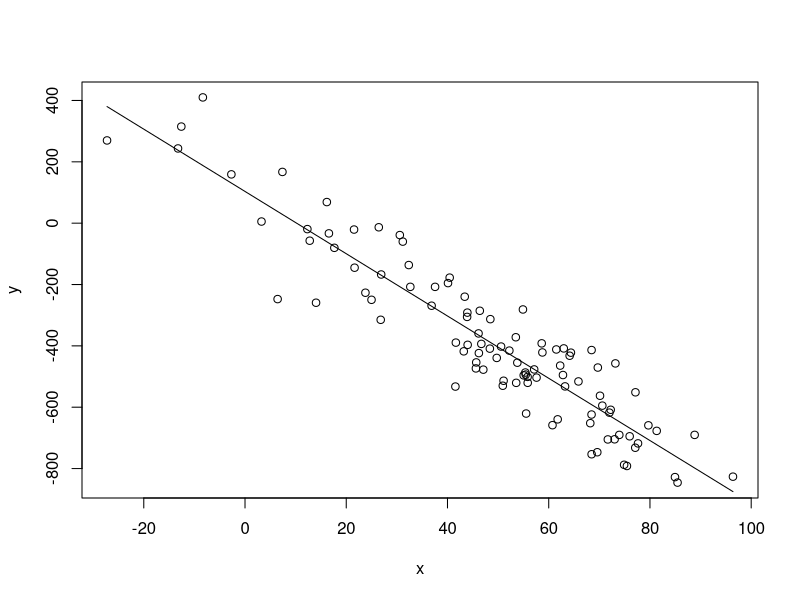
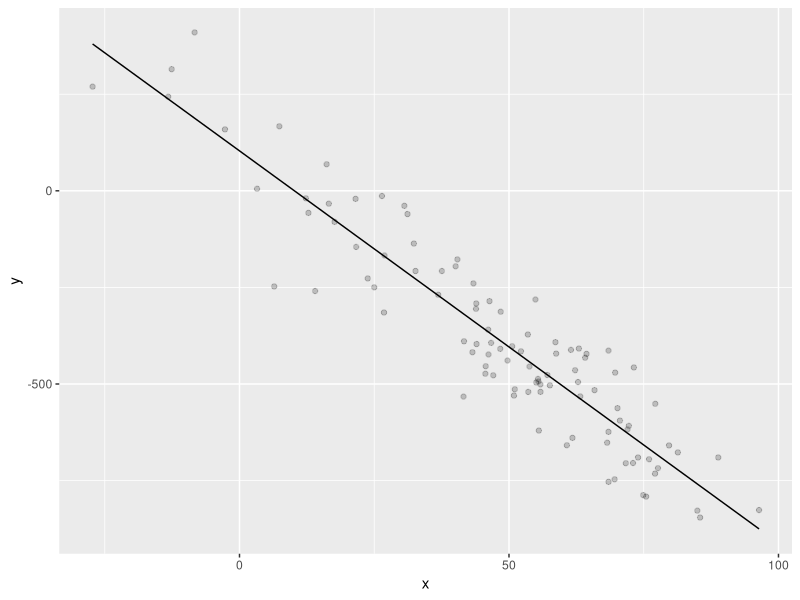
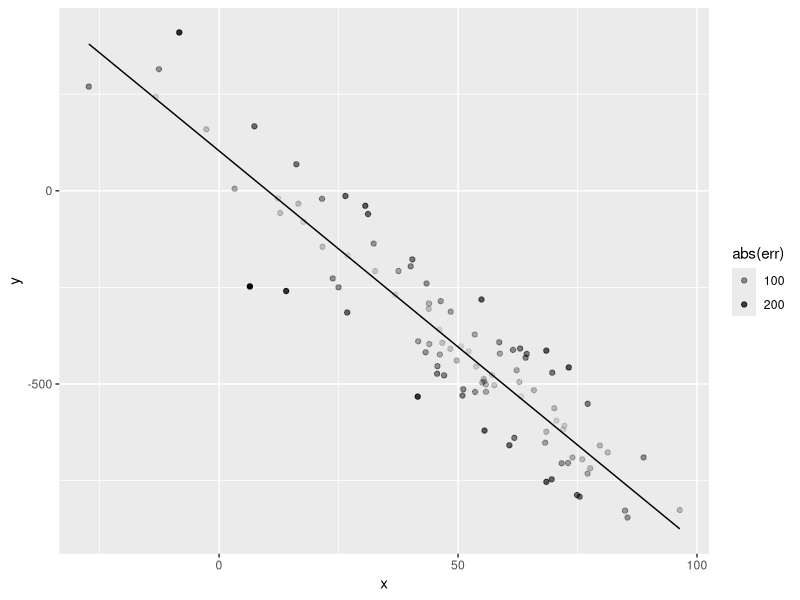
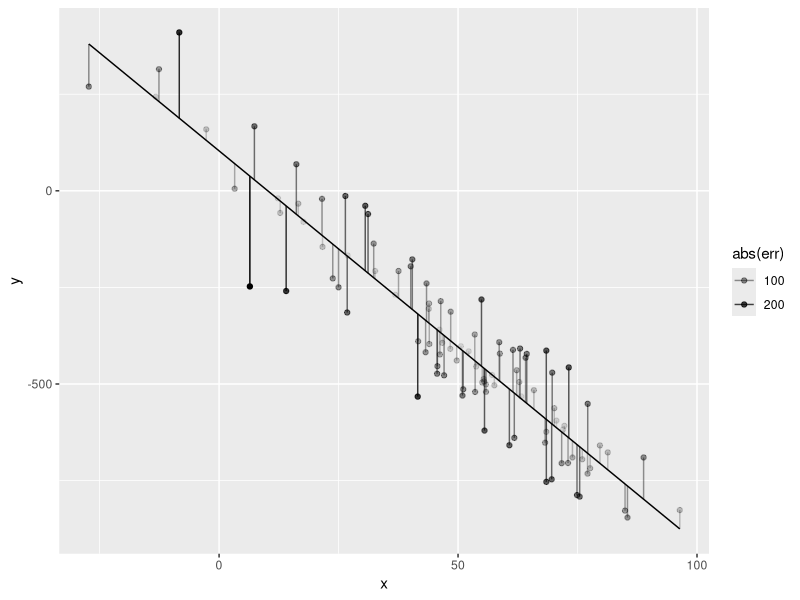

Here is the R script that generated these plots, in order:
## ---- chunk 1
# first generate x, explanatory variable
x <- rnorm(100, mean=50, sd=25)

# set population slope and intercept
B0 <- 100
B1 <- -10

# generate error/residuals
err <- rnorm(100, mean=0, sd=100)

# finally generate y, response variable
y <- B0 + B1*x + err

# now find the sample estimates
R <- cor(x,y)
b1 <- cor(x,y)*sd(y)/sd(x)
# or
b1 <- lm(y~x)$coefficients['x']
# solve for intercept given slope and mean(x), mean(y)
b0 <- -b1*mean(x)+mean(y)
# or 
b0 <- lm(y~x)$coefficients['(Intercept)']

# predicted y values
yhat <- b0 + b1*x
# base R plot
plot(x,y)
lines(x,yhat)
# ggplot2 plot
library(ggplot2)
ggplot(data.frame(x=x,y=y,yhat=yhat)) + geom_point(aes(x=x,y=y), alpha = .2) + geom_line(aes(x=x,y=yhat))
ggplot(data.frame(x=x,y=y,yhat=yhat,err=err)) + geom_point(aes(x=x,y=y,alpha=abs(err))) + geom_line(aes(x=x,y=yhat))
ggplot(data.frame(x=x,y=y,yhat=yhat,err=err)) + geom_point(aes(x=x,y=y,alpha=abs(err))) + geom_line(aes(x=x,y=yhat)) + geom_segment(aes(x=x, y=y, xend=x, yend=yhat, alpha=abs(err) )) 

# examine SStot, SSreg, SSerr
SStot <- var(y)
SSreg <- var(yhat)
SSerr <- var(y-yhat)
SStot == SSreg + SSerr # not exact
all.equal(SStot, SSreg + SSerr) # TRUE
# R^2 equalities
all.equal(R^2, 1 - SSerr/SStot)
all.equal(R^2, SSreg/SStot)
## ---- chunk 2
all.equal(cor(x,y), cov(x,y)/sd(x)/sd(y))
## ---- chunk 3
var(x)
sum(x^2 - mean(x)^2)/(length(x)-1)
## ---- chunk 4
cov(x,y)
sum(x*y - mean(x)*mean(y))/(length(x)-1)
# covariance and correlation as matrices
X <- matrix(cbind(x,y),ncol=2)

# covariance
cov(x,y)
cov(X)
var(X)
N <- dim(X)[1]
Xmean <- matrix(rep(colMeans(X),N),nrow=N, byrow=T)
Xc <- X - Xmean # a "centered" version of X
S <- t(Xc) %*% (Xc) /(N-1) # covariance via multiplying centered matrix w/ itself
S

# correlation 
cor(x,y)
cor(X)
Xsd <- matrix(rep(sqrt(diag(S)),N),nrow=N, byrow=T) # the sd of each column of X repeated N times
Xs <- Xc/Xsd # a "scaled" and centered version of X
(t(Xs) %*% Xs) / (N-1)
